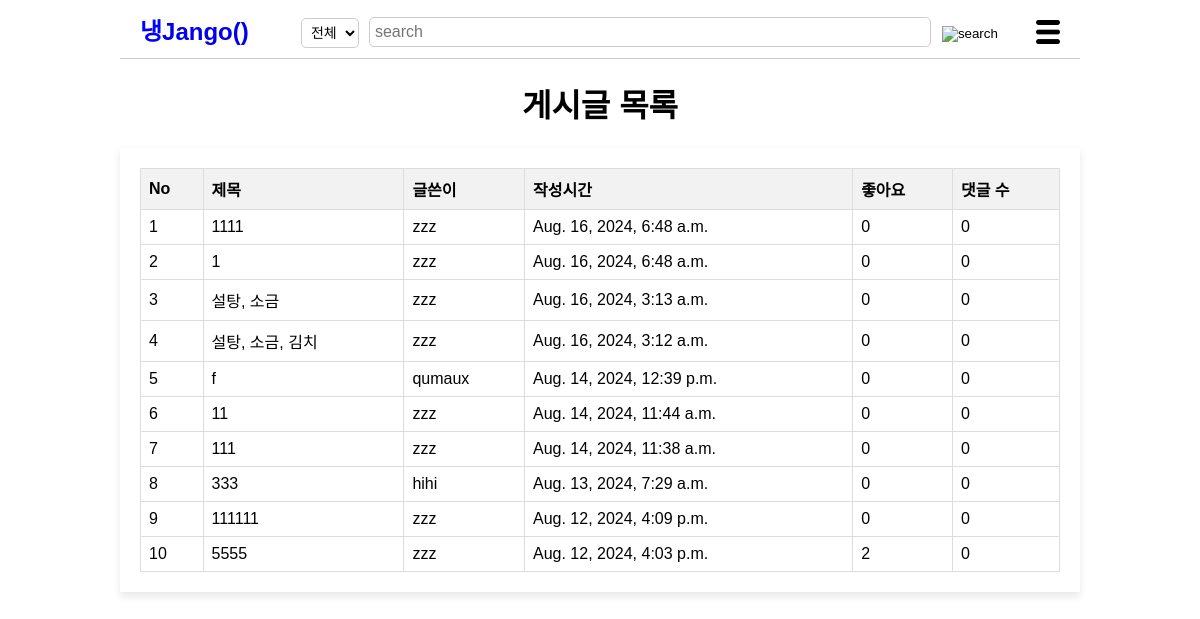
The app's page /search/4/, older data.
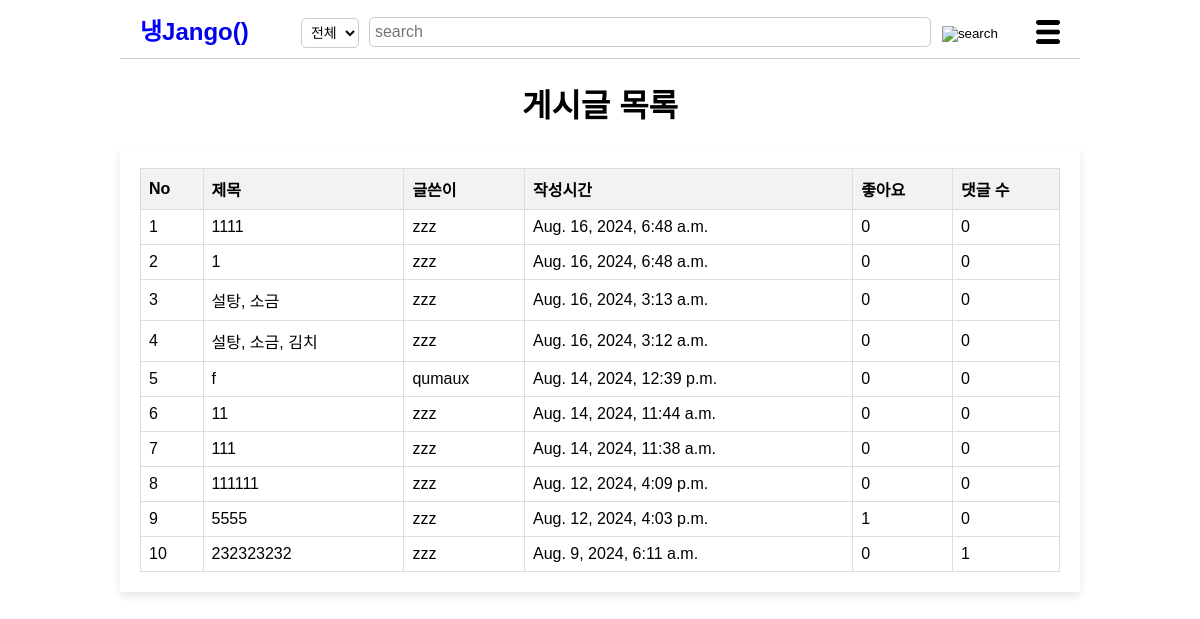
The same page, newer data.
### post/models.py (models this page shows, shortened)
class Post(models.Model):
    title = models.CharField(max_length=200)
    cooktime = models.IntegerField()
    ingredient = models.TextField()
    cookmethod = models.TextField()
    created_at=models.DateTimeField(auto_now_add=True)
    writer=models.ForeignKey(User, on_delete=models.CASCADE)
    like_users=models.ManyToManyField(settings.AUTH_USER_MODEL, related_name='like_posts', blank=True)
    updated_at=models.DateTimeField(null=True, blank=True, auto_now=True)
    category = models.ForeignKey(Category, on_delete=models.CASCADE)

### post/views/search_views.py (the view, shortened to what this page needs)
# urls.py: path('search/<int:writer_id>/', search, name='search'),
def search(request, writer_id):
    user_detail = get_object_or_404(User_detail, user_id=writer_id)
    allergies = set(user_detail.allergies.replace(',', ' ').split())
    allergies = set(allergy.strip().lower() for allergy in allergies)
    if request.method == 'POST':
        search_select = request.POST.get('search_select', '')
        searched = request.POST.get('searched', '')
        return redirect(f'{reverse("post:search", kwargs={"writer_id": writer_id})}?searched={searched}&search_select={search_select}')
    else:
        search_select = request.GET.get('search_select', '')
        searched = request.GET.get('searched', '')
        search_terms = set(searched.replace(',', ' ').split())
        search_terms = set(term.lower() for term in search_terms)
        query1 = Q()
        query2 = Q()
        for allergy in allergies:
            query2 |= Q(ingredient__icontains=allergy)
        query = query1 & ~query2
        posts = Post.objects.filter(query).annotate(comment_count=Count('comment'))
        post_with_count = []
        for post in posts:
            count = 0
            post_with_count.append((post, count, post.created_at))
        post_with_count.sort(key=lambda x: (x[1], x[2]), reverse=True)
        sorted_posts = [post for post, count, post.created_at in post_with_count]
        page = request.GET.get('page', '1')
        paginator = Paginator(sorted_posts, 10)
        page_obj = paginator.get_page(page)
        return render(request, 'searched.html', {
            'searched': searched,
            'post_list': page_obj,
            'search_select': search_select,
        })

### post/templates/searched.html (shortened to what this page needs)
<!DOCTYPE html>
<html>
    <head>
        {% load static %}
        <link rel="stylesheet" href="{%static 'css/styles-post.css' %}">
    </head>
    <body>
        <header>
            <div class="logo"><a href="{% url 'post:main' %}">
                <span class="blue">냉</span>Jango() </a>
            </div>
            {% if user.is_authenticated %}
            <form method="POST" action="{% url 'post:search' user.id %}">
                {% csrf_token %}
                <div class="search-bar">
                    <select id="search-type" name="search_select">
                        <option value="전체">전체</option>
                        <option value="제목">제목</option>
                        <option value="재료">재료</option>
                    </select>
                    <input type="text" placeholder="search" name="searched">
                    <button><img src="{% static 'image/search-icon.png' %}" alt="search"></button>
                </div>
            </form>
            {% else %}
            <form method="POST" action="{% url 'post:outsearch'%}">
                <div class="search-bar">
                    <select id="search-type" name="search_select">
                        <option value="전체">전체</option>
                    </select>
                    <input type="text" placeholder="search" name="searched">
                    <button><img src="{% static 'image/search-icon.png' %}" alt="search"></button>
                </div>
            </form>
            {%endif%}
            <div class="menu-icon">
                <img src="{% static 'image/menu-icon.png' %}" alt="menu">
            </div>
        </header>
        <h1>게시글 목록</h1>
        <div class="container">
            <table>
                <thead>
                    <tr>
                        <th>No</th>
                        <th>제목</th>
                        <th>글쓴이</th>
                        <th>작성시간</th>
                        <th>좋아요</th>
                        <th>댓글 수</th>
                    </tr>
                </thead>
                <tbody>
                    {% for post in post_list %}
                    <tr class="fixed" data-href="{% url 'post:show' post.id %}">
                        <td>{{ forloop.counter }}</td>
                        <td>{{ post.title }}</td>
                        <td>{{ post.writer }}</td>
                        <td>{{ post.created_at }}</td>
                        <td>{{ post.like_users.all.count }}</td>
                        <td>{{ post.comment_count }}</td>
                    </tr>
                    {% endfor %}
                </tbody>
            </table>
        </div>
    </body>
    </html>

Row changes from the older to the newer data that the page shows:
removed Post: title "333", writer "hihi", created_at "Aug. 13, 2024, 7:29 a.m.", like_users.all.count "0", comment_count "0"
computed for Post "Aug. 12, 2024, 4:03 p.m.": like_users.all.count "2" → "1"
now on this page (row unchanged): Post: title "232323232", writer "zzz", created_at "Aug. 9, 2024, 6:11 a.m.", like_users.all.count "0", comment_count "1"
